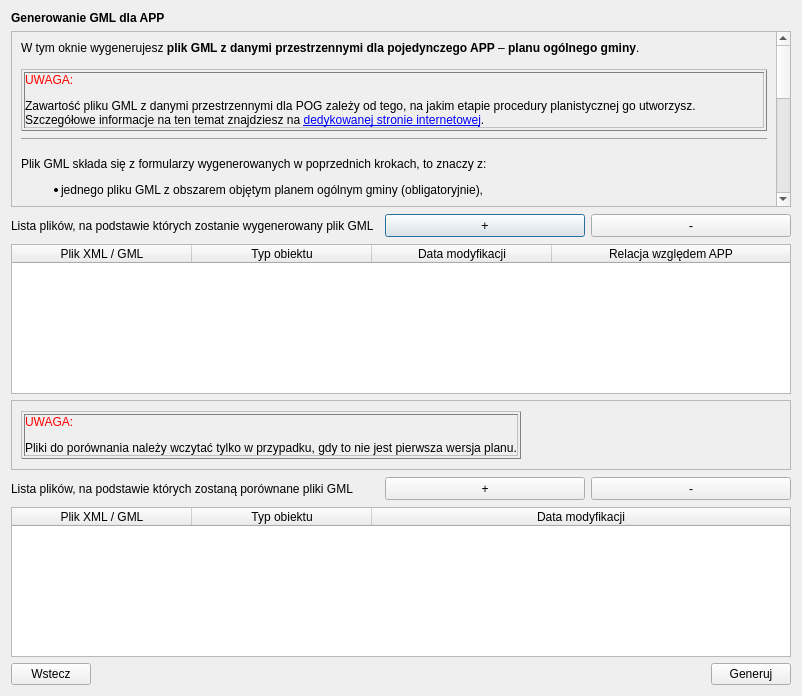
<?xml version="1.0" encoding="UTF-8"?>
<ui version="4.0">
 <class>Dialog</class>
 <widget class="QDialog" name="Dialog">
  <property name="enabled">
   <bool>true</bool>
  </property>
  <property name="geometry">
   <rect>
    <x>0</x>
    <y>0</y>
    <width>802</width>
    <height>696</height>
   </rect>
  </property>
  <property name="minimumSize">
   <size>
    <width>800</width>
    <height>600</height>
   </size>
  </property>
  <property name="windowTitle">
   <string>Dialog</string>
  </property>
  <layout class="QGridLayout" name="gridLayout">
   <item row="0" column="0">
    <layout class="QVBoxLayout" name="verticalLayout">
     <item>
      <widget class="QLabel" name="title_lbl">
       <property name="font">
        <font>
         <weight>75</weight>
         <bold>true</bold>
        </font>
       </property>
       <property name="text">
        <string>Generowanie GML dla APP</string>
       </property>
       <property name="margin">
        <number>7</number>
       </property>
      </widget>
     </item>
     <item>
      <widget class="QScrollArea" name="instruction_scrollArea">
       <property name="sizePolicy">
        <sizepolicy hsizetype="Expanding" vsizetype="Preferred">
         <horstretch>0</horstretch>
         <verstretch>0</verstretch>
        </sizepolicy>
       </property>
       <property name="widgetResizable">
        <bool>true</bool>
       </property>
       <widget class="QWidget" name="scrollAreaWidgetContents">
        <property name="geometry">
         <rect>
          <x>0</x>
          <y>-284</y>
          <width>763</width>
          <height>433</height>
         </rect>
        </property>
        <property name="sizePolicy">
         <sizepolicy hsizetype="Preferred" vsizetype="Preferred">
          <horstretch>0</horstretch>
          <verstretch>0</verstretch>
         </sizepolicy>
        </property>
        <layout class="QGridLayout" name="gridLayout_2">
         <item row="0" column="0">
          <widget class="QLabel" name="instruction_lbl">
           <property name="font">
            <font>
             <stylestrategy>PreferDefault</stylestrategy>
            </font>
           </property>
           <property name="text">
            <string>&lt;html&gt;&lt;head/&gt;&lt;body&gt;&lt;p&gt;W tym oknie wygenerujesz &lt;span style=&quot; font-weight:600;&quot;&gt;plik GML z danymi przestrzennymi dla pojedynczego APP&lt;/span&gt; – &lt;span style=&quot; font-weight:600;&quot;&gt;planu ogólnego gminy&lt;/span&gt;.&lt;br/&gt;&lt;/p&gt;&lt;table border=&quot;1&quot; style=&quot; margin-top:0px; margin-bottom:0px; margin-left:0px; margin-right:0px; border-collapse:collapse;&quot; cellspacing=&quot;2&quot; cellpadding=&quot;0&quot;&gt;&lt;tr&gt;&lt;td&gt;&lt;p&gt;&lt;span style=&quot; color:#ff0000;&quot;&gt;UWAGA: &lt;/span&gt;&lt;/p&gt;&lt;p&gt;Zawartość pliku GML z danymi przestrzennymi dla POG zależy od tego, na jakim etapie procedury planistycznej go utworzysz. Szczegółowe informacje na ten temat znajdziesz na &lt;a href=&quot;https://www.gov.pl/web/zagospodarowanieprzestrzenne/specyfikacja-danych&quot;&gt;&lt;span style=&quot; text-decoration: underline; color:#0000ff;&quot;&gt;dedykowanej stronie internetowej&lt;/span&gt;&lt;/a&gt;.&lt;/p&gt;&lt;/td&gt;&lt;/tr&gt;&lt;/table&gt;&lt;hr/&gt;&lt;p&gt;Plik GML składa się z formularzy wygenerowanych w poprzednich krokach, to znaczy z:&lt;/p&gt;&lt;ul style=&quot;margin-top: 0px; margin-bottom: 0px; margin-left: 0px; margin-right: 0px; -qt-list-indent: 1;&quot;&gt;&lt;li style=&quot; margin-top:12px; margin-bottom:0px; margin-left:0px; margin-right:0px; -qt-block-indent:0; text-indent:0px;&quot;&gt;jednego pliku GML z obszarem objętym planem ogólnym gminy (obligatoryjnie),&lt;br/&gt;&lt;/li&gt;&lt;li style=&quot; margin-top:0px; margin-bottom:0px; margin-left:0px; margin-right:0px; -qt-block-indent:0; text-indent:0px;&quot;&gt;jednego pliku GML ze strefami planistycznymi (obligatoryjnie, z wyjątkiem APP o statusie „w opracowaniu”),&lt;br/&gt;&lt;/li&gt;&lt;li style=&quot; margin-top:0px; margin-bottom:0px; margin-left:0px; margin-right:0px; -qt-block-indent:0; text-indent:0px;&quot;&gt;jednego pliku GML z obszarami uzupełnienia zabudowy (fakultatywnie),&lt;br/&gt;&lt;/li&gt;&lt;li style=&quot; margin-top:0px; margin-bottom:0px; margin-left:0px; margin-right:0px; -qt-block-indent:0; text-indent:0px;&quot;&gt;jednego pliku GML z obszarami zabudowy śródmiejskiej (fakultatywnie),&lt;br/&gt;&lt;/li&gt;&lt;li style=&quot; margin-top:0px; margin-bottom:0px; margin-left:0px; margin-right:0px; -qt-block-indent:0; text-indent:0px;&quot;&gt;jednego pliku GML z obszarami standardów dostępności infrastruktury społecznej (fakultatywnie),&lt;br/&gt;&lt;/li&gt;&lt;li style=&quot; margin-top:0px; margin-bottom:12px; margin-left:0px; margin-right:0px; -qt-block-indent:0; text-indent:0px;&quot;&gt;co najmniej jednego pliku GML dla dokumentu formalnego (obligatoryjnie).&lt;/li&gt;&lt;/ul&gt;&lt;p&gt;Aby wygenerować plik GML z danymi przestrzennymi dla POG:&lt;/p&gt;&lt;ol style=&quot;margin-top: 0px; margin-bottom: 0px; margin-left: 0px; margin-right: 0px; -qt-list-indent: 1;&quot;&gt;&lt;li style=&quot; margin-top:12px; margin-bottom:0px; margin-left:0px; margin-right:0px; -qt-block-indent:0; text-indent:0px;&quot;&gt;Wczytaj do tabeli za pomocą przycisków &lt;span style=&quot; font-weight:600;&quot;&gt;„+”&lt;/span&gt; i &lt;span style=&quot; font-weight:600;&quot;&gt;„–” &lt;/span&gt;wszystkie pliki składające się na plik GML dla pojedynczego APP.&lt;br/&gt;&lt;/li&gt;&lt;li style=&quot; margin-top:0px; margin-bottom:0px; margin-left:0px; margin-right:0px; -qt-block-indent:0; text-indent:0px;&quot;&gt;Wybierz odpowiednią relację dla każdego pliku odczytanego jako &lt;span style=&quot; font-weight:600;&quot;&gt;Dokument formalny&lt;/span&gt;, jaka wiąże ten dokument z aktem.&lt;br/&gt;&lt;/li&gt;&lt;li style=&quot; margin-top:0px; margin-bottom:12px; margin-left:0px; margin-right:0px; -qt-block-indent:0; text-indent:0px;&quot;&gt;Kliknij przycisk &lt;span style=&quot; font-weight:600;&quot;&gt;Generuj&lt;/span&gt;, który uruchomi wstępną walidację i umożliwi zapisanie gotowego pliku GML dla POG na dysku.&lt;/li&gt;&lt;/ol&gt;&lt;p&gt;&lt;span style=&quot; font-family:'Aptos','sans-serif';&quot;&gt;Do tabeli możliwe jest wczytanie wyłącznie pojedynczych plików GML zawierających dany typ obiektu.&lt;/span&gt;&lt;/p&gt;&lt;p&gt;Po poprawnym wygenerowaniu pliku GML dla pojedynczego APP zdecyduj czy będziesz tworzył kolejne dane przestrzenne dla pojedynczego APP, przejdziesz do tworzenia zbioru APP czy zakończysz pracę.&lt;/p&gt;&lt;/body&gt;&lt;/html&gt;</string>
           </property>
           <property name="alignment">
            <set>Qt::AlignJustify|Qt::AlignVCenter</set>
           </property>
           <property name="wordWrap">
            <bool>true</bool>
           </property>
           <property name="openExternalLinks">
            <bool>true</bool>
           </property>
          </widget>
         </item>
        </layout>
       </widget>
      </widget>
     </item>
     <item>
      <layout class="QGridLayout" name="gridLayout_3">
       <item row="0" column="0">
        <widget class="QLabel" name="addFile_lbl">
         <property name="minimumSize">
          <size>
           <width>0</width>
           <height>25</height>
          </size>
         </property>
         <property name="text">
          <string>Lista plików, na podstawie których zostanie wygenerowany plik GML</string>
         </property>
        </widget>
       </item>
       <item row="0" column="3">
        <widget class="QPushButton" name="deleteElement_btn">
         <property name="minimumSize">
          <size>
           <width>200</width>
           <height>23</height>
          </size>
         </property>
         <property name="font">
          <font>
           <pointsize>10</pointsize>
          </font>
         </property>
         <property name="text">
          <string>-</string>
         </property>
         <property name="autoDefault">
          <bool>false</bool>
         </property>
        </widget>
       </item>
       <item row="0" column="2">
        <widget class="QPushButton" name="addElement_btn">
         <property name="minimumSize">
          <size>
           <width>200</width>
           <height>23</height>
          </size>
         </property>
         <property name="font">
          <font>
           <pointsize>10</pointsize>
          </font>
         </property>
         <property name="text">
          <string>+</string>
         </property>
         <property name="autoDefault">
          <bool>true</bool>
         </property>
        </widget>
       </item>
       <item row="0" column="1">
        <spacer name="horizontalSpacer_2">
         <property name="orientation">
          <enum>Qt::Horizontal</enum>
         </property>
         <property name="sizeHint" stdset="0">
          <size>
           <width>40</width>
           <height>20</height>
          </size>
         </property>
        </spacer>
       </item>
      </layout>
     </item>
     <item>
      <widget class="QTableWidget" name="filesTable_widget">
       <property name="minimumSize">
        <size>
         <width>0</width>
         <height>150</height>
        </size>
       </property>
       <attribute name="horizontalHeaderDefaultSectionSize">
        <number>180</number>
       </attribute>
       <attribute name="horizontalHeaderStretchLastSection">
        <bool>true</bool>
       </attribute>
       <attribute name="verticalHeaderMinimumSectionSize">
        <number>20</number>
       </attribute>
       <attribute name="verticalHeaderDefaultSectionSize">
        <number>20</number>
       </attribute>
       <column>
        <property name="text">
         <string>Plik XML / GML</string>
        </property>
       </column>
       <column>
        <property name="text">
         <string>Typ obiektu</string>
        </property>
       </column>
       <column>
        <property name="text">
         <string>Data modyfikacji</string>
        </property>
       </column>
       <column>
        <property name="text">
         <string>Relacja względem APP</string>
        </property>
       </column>
      </widget>
     </item>
     <item>
      <widget class="QScrollArea" name="instruction2_scrollArea">
       <property name="widgetResizable">
        <bool>true</bool>
       </property>
       <widget class="QWidget" name="scrollAreaWidgetContents_3">
        <property name="geometry">
         <rect>
          <x>0</x>
          <y>0</y>
          <width>780</width>
          <height>69</height>
         </rect>
        </property>
        <property name="styleSheet">
         <string notr="true"/>
        </property>
        <layout class="QGridLayout" name="gridLayout_5">
         <item row="0" column="0">
          <widget class="QLabel" name="instruction2_lbl">
           <property name="font">
            <font>
             <stylestrategy>PreferDefault</stylestrategy>
            </font>
           </property>
           <property name="text">
            <string>&lt;html&gt;&lt;head/&gt;&lt;body&gt;&lt;table border=&quot;1&quot; style=&quot; margin-top:0px; margin-bottom:0px; margin-left:0px; margin-right:0px; border-collapse:collapse;&quot; cellspacing=&quot;2&quot; cellpadding=&quot;0&quot;&gt;&lt;tr&gt;&lt;td&gt;&lt;p&gt;&lt;span style=&quot; color:#ff0000;&quot;&gt;UWAGA: &lt;/span&gt;&lt;/p&gt;&lt;p&gt;Pliki do porównania należy wczytać tylko w przypadku, gdy to nie jest pierwsza wersja planu.&lt;/p&gt;&lt;/td&gt;&lt;/tr&gt;&lt;/table&gt;&lt;/body&gt;&lt;/html&gt;</string>
           </property>
           <property name="alignment">
            <set>Qt::AlignJustify|Qt::AlignVCenter</set>
           </property>
           <property name="wordWrap">
            <bool>true</bool>
           </property>
           <property name="openExternalLinks">
            <bool>true</bool>
           </property>
           <property name="buddy">
            <cstring>instruction2_lbl</cstring>
           </property>
          </widget>
         </item>
        </layout>
       </widget>
      </widget>
     </item>
     <item>
      <spacer name="verticalSpacer">
       <property name="orientation">
        <enum>Qt::Vertical</enum>
       </property>
       <property name="sizeHint" stdset="0">
        <size>
         <width>20</width>
         <height>40</height>
        </size>
       </property>
      </spacer>
     </item>
     <item>
      <layout class="QHBoxLayout" name="horizontalLayout_2">
       <property name="bottomMargin">
        <number>0</number>
       </property>
       <item>
        <widget class="QLabel" name="label">
         <property name="minimumSize">
          <size>
           <width>0</width>
           <height>25</height>
          </size>
         </property>
         <property name="text">
          <string>Lista plików, na podstawie których zostaną porównane pliki GML</string>
         </property>
        </widget>
       </item>
       <item>
        <spacer name="horizontalSpacer">
         <property name="orientation">
          <enum>Qt::Horizontal</enum>
         </property>
         <property name="sizeHint" stdset="0">
          <size>
           <width>40</width>
           <height>20</height>
          </size>
         </property>
        </spacer>
       </item>
       <item>
        <widget class="QPushButton" name="addElement_btn2">
         <property name="minimumSize">
          <size>
           <width>200</width>
           <height>23</height>
          </size>
         </property>
         <property name="text">
          <string>+</string>
         </property>
         <property name="autoDefault">
          <bool>false</bool>
         </property>
        </widget>
       </item>
       <item>
        <widget class="QPushButton" name="deleteElement_btn2">
         <property name="minimumSize">
          <size>
           <width>200</width>
           <height>23</height>
          </size>
         </property>
         <property name="text">
          <string>-</string>
         </property>
         <property name="autoDefault">
          <bool>false</bool>
         </property>
        </widget>
       </item>
      </layout>
     </item>
     <item>
      <widget class="QTableWidget" name="filesTable_widget2">
       <property name="minimumSize">
        <size>
         <width>0</width>
         <height>150</height>
        </size>
       </property>
       <property name="wordWrap">
        <bool>true</bool>
       </property>
       <attribute name="horizontalHeaderDefaultSectionSize">
        <number>180</number>
       </attribute>
       <attribute name="horizontalHeaderStretchLastSection">
        <bool>true</bool>
       </attribute>
       <attribute name="verticalHeaderCascadingSectionResizes">
        <bool>false</bool>
       </attribute>
       <attribute name="verticalHeaderMinimumSectionSize">
        <number>20</number>
       </attribute>
       <attribute name="verticalHeaderDefaultSectionSize">
        <number>20</number>
       </attribute>
       <column>
        <property name="text">
         <string>Plik XML / GML</string>
        </property>
       </column>
       <column>
        <property name="text">
         <string>Typ obiektu</string>
        </property>
       </column>
       <column>
        <property name="text">
         <string>Data modyfikacji</string>
        </property>
       </column>
      </widget>
     </item>
     <item>
      <layout class="QHBoxLayout" name="horizontalLayout_4">
       <item>
        <widget class="QPushButton" name="prev_btn">
         <property name="enabled">
          <bool>true</bool>
         </property>
         <property name="text">
          <string>Wstecz</string>
         </property>
         <property name="autoDefault">
          <bool>false</bool>
         </property>
        </widget>
       </item>
       <item>
        <spacer name="horizontalSpacer_3">
         <property name="orientation">
          <enum>Qt::Horizontal</enum>
         </property>
         <property name="sizeHint" stdset="0">
          <size>
           <width>40</width>
           <height>20</height>
          </size>
         </property>
        </spacer>
       </item>
       <item>
        <widget class="QPushButton" name="generate_btn">
         <property name="text">
          <string>Generuj</string>
         </property>
         <property name="autoDefault">
          <bool>false</bool>
         </property>
        </widget>
       </item>
      </layout>
     </item>
    </layout>
   </item>
  </layout>
 </widget>
 <tabstops>
  <tabstop>instruction_scrollArea</tabstop>
  <tabstop>addElement_btn</tabstop>
  <tabstop>deleteElement_btn</tabstop>
  <tabstop>filesTable_widget</tabstop>
  <tabstop>instruction2_scrollArea</tabstop>
  <tabstop>addElement_btn2</tabstop>
  <tabstop>deleteElement_btn2</tabstop>
  <tabstop>filesTable_widget2</tabstop>
  <tabstop>prev_btn</tabstop>
  <tabstop>generate_btn</tabstop>
 </tabstops>
 <resources/>
 <connections/>
</ui>
